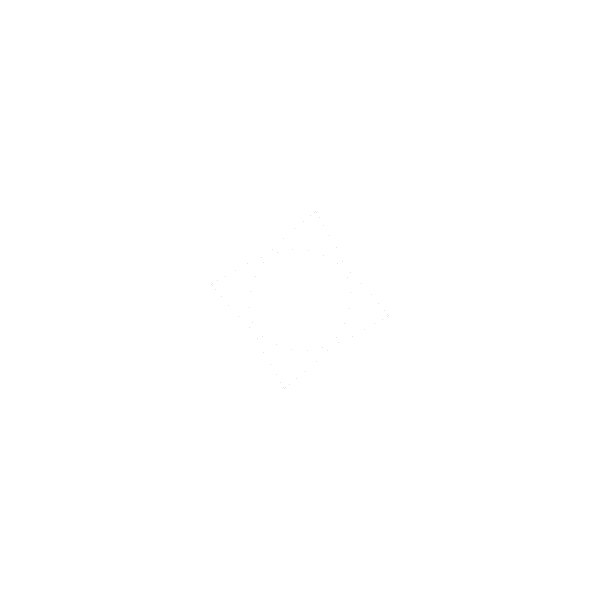
Frame 1 (no input)
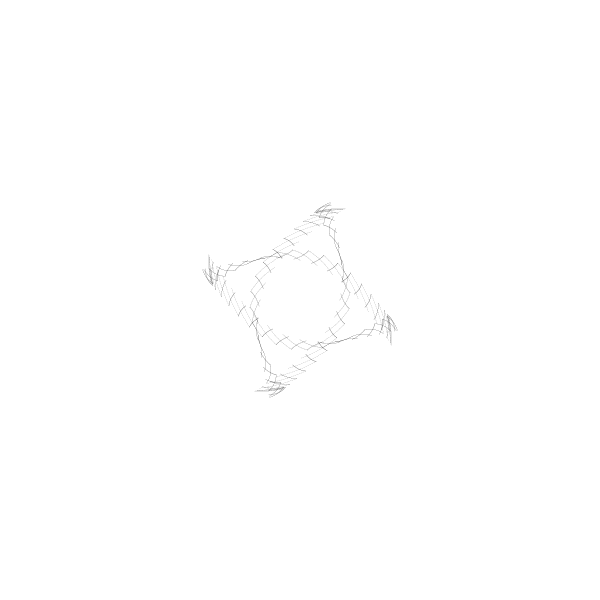
Frame 60 (the mouse pressed at the canvas centre just before this capture)
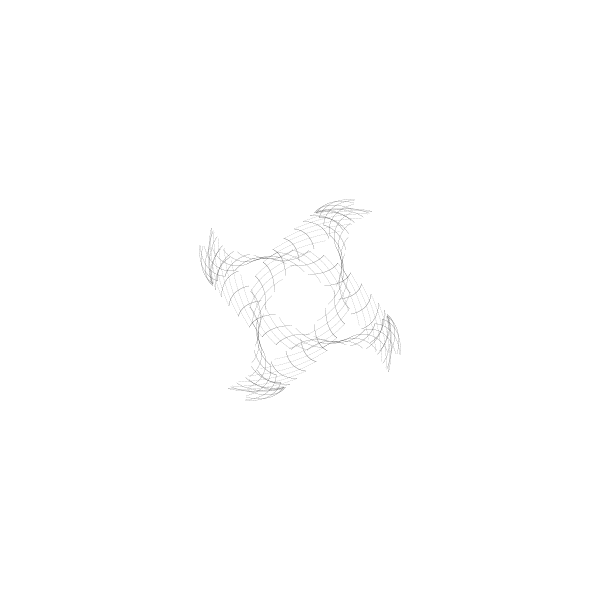
Frame 120 (the mouse held since frame 60 and released just before this capture)

The Processing sketch that drew these frames (run headless with seeded random() and noise(); from frame 60 on, the mouse is pressed at the canvas centre):

// Processing sketch: processing_167453
// ── processing_167453.pde



float num = 10;
 
void setup(){
  size(600, 600);
  background(255);
  stroke(0, 0, 0, 20);

}
 
void draw(){
  translate(width/2, height/2);
  rotate(radians(num));
  for(int i = 0; i < 360; i+=10){
    
    float x = sin(radians(i+num)) * (num+80);
    float y = cos(radians(x)) * (num-60);
    point(x, y);
    point(y, x);
    point(-x, -y);
    point(-y, -x);
  }
  
  if(num < 800) num += 0.2;
}
